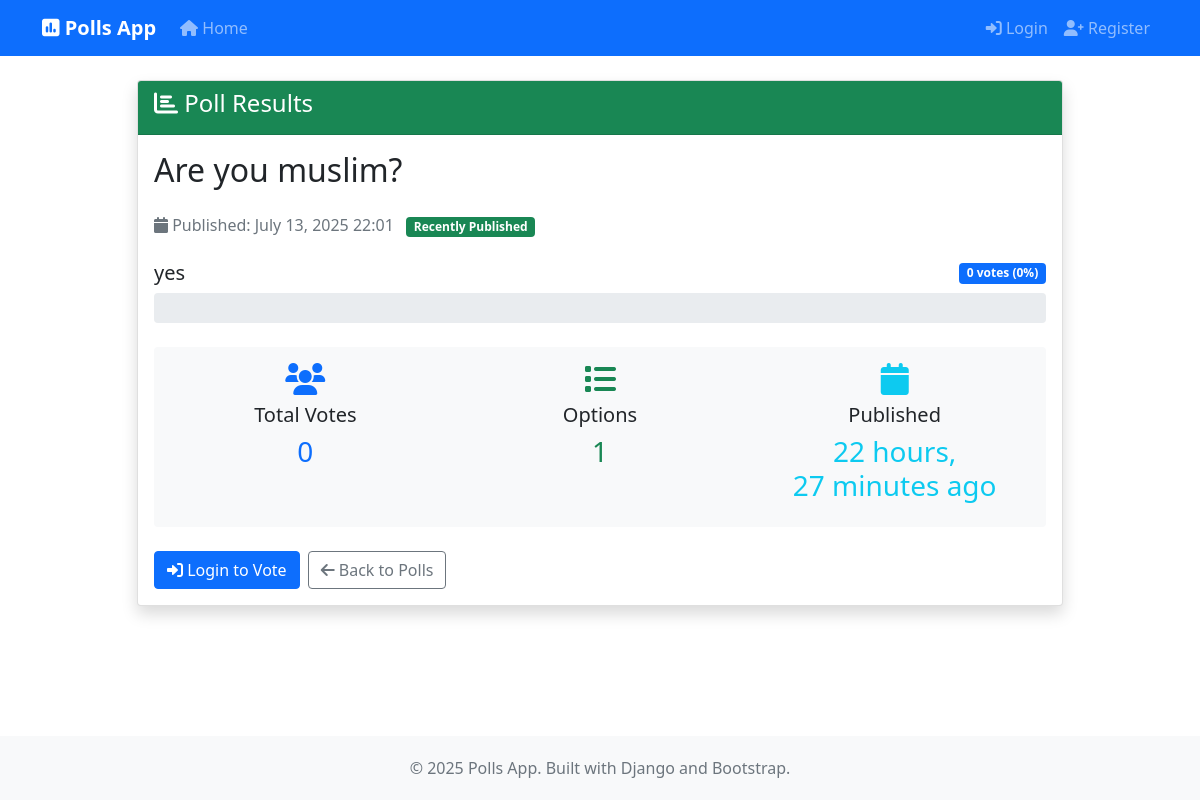
The app's page /results/1/ with its own data.
### home_polls/models.py (models this page shows, shortened)
class Question(models.Model):
    question_text = models.CharField(max_length=200)
    pub_date = models.DateTimeField('date published')
    created_by = models.ForeignKey(User, on_delete=models.CASCADE, null=True, blank=True, related_name='created_questions')
    is_active = models.BooleanField(default=True)
    def published_recently(self):
        now = timezone.now()
        return now - timezone.timedelta(days=1) <= self.pub_date <= now
    class Meta:
        ordering = ['-pub_date']

class Choice(models.Model):
    question = models.ForeignKey(Question, on_delete=models.CASCADE)
    choice_text = models.CharField(max_length=200)
    votes = models.IntegerField(default=0)
    class Meta:
        ordering = ['choice_text']

### home_polls/views.py (the view)
# urls.py: path('results/<int:question_id>/', views.results, name='results'),
def results(request, question_id):
    question = get_object_or_404(Question, pk=question_id)
    return render(request, 'home_polls/results.html', {'question': question})

### home_polls/templates/home_polls/results.html (shortened to what this page needs)
{% extends 'base.html' %}
{% block content %}
<div class="row justify-content-center">
    <div class="col-md-10">
        <div class="card shadow">
            <div class="card-header bg-success text-white">
                <h4><i class="fas fa-chart-bar"></i> Poll Results</h4>
            </div>
            <div class="card-body">
                <h2 class="mb-4">{{ question.question_text }}</h2>
                <div class="mb-4">
                    <p class="text-muted">
                        <i class="fas fa-calendar"></i> Published: {{ question.pub_date|date:"F d, Y H:i" }}
                        {% if question.published_recently %}
                            <span class="badge bg-success ms-2">Recently Published</span>
                        {% endif %}
                    </p>
                </div>
                {% if question.choice_set.all %}
                    {% with total_votes=0 %}
                        {% for choice in question.choice_set.all %}
                            <div class="mb-4">
                                <div class="d-flex justify-content-between align-items-center mb-2">
                                    <h5 class="mb-0">{{ choice.choice_text }}</h5>
                                    <span class="badge bg-primary">
                                        {{ choice.votes }} vote{{ choice.votes|pluralize }}
                                        {% if total_votes > 0 %}
                                            ({% widthratio choice.votes total_votes 100 %}%)
                                        {% else %}
                                            (0%)
                                        {% endif %}
                                    </span>
                                </div>
                                <div class="progress" style="height: 30px;">
                                    {% if total_votes > 0 %}
                                        {% widthratio choice.votes total_votes 100 as percentage %}
                                    {% else %}
                                        {% with percentage=0 %}
                                        {% endwith %}
                                    {% endif %}
                                </div>
                            </div>
                        {% endfor %}
                        <div class="mt-4 p-3 bg-light rounded">
                            <div class="row text-center">
                                <div class="col-md-4">
                                    <i class="fas fa-users fa-2x text-primary mb-2"></i>
                                    <h5>Total Votes</h5>
                                    <h3 class="text-primary">{{ total_votes }}</h3>
                                </div>
                                <div class="col-md-4">
                                    <i class="fas fa-list fa-2x text-success mb-2"></i>
                                    <h5>Options</h5>
                                    <h3 class="text-success">{{ question.choice_set.count }}</h3>
                                </div>
                                <div class="col-md-4">
                                    <i class="fas fa-calendar fa-2x text-info mb-2"></i>
                                    <h5>Published</h5>
                                    <h3 class="text-info">{{ question.pub_date|timesince }} ago</h3>
                                </div>
                            </div>
                        </div>
                    {% endwith %}
                {% else %}
                    <div class="alert alert-warning text-center">
                        <i class="fas fa-exclamation-triangle fa-2x mb-3"></i>
                        <h5>No voting options available for this poll.</h5>
                    </div>
                {% endif %}
                <div class="d-flex gap-2 mt-4">
                    {% if user.is_authenticated %}
                        <a href="{% url 'home_polls:detail' question.id %}" class="btn btn-primary">
                            <i class="fas fa-vote-yea"></i> Vote Again
                        </a>
                    {% else %}
                        <a href="{% url 'account_login' %}?next={% url 'home_polls:detail' question.id %}" class="btn btn-primary">
                            <i class="fas fa-sign-in-alt"></i> Login to Vote
                        </a>
                    {% endif %}
                    <a href="{% url 'home_polls:home' %}" class="btn btn-outline-secondary">
                        <i class="fas fa-arrow-left"></i> Back to Polls
                    </a>
                </div>
            </div>
        </div>
    </div>
</div>
{% endblock %}

### accounts/templates/base.html (shortened to what this page needs)
<!DOCTYPE html>
<html lang="en">
<head>
    <link href="https://cdn.jsdelivr.net/npm/bootstrap@5.1.3/dist/css/bootstrap.min.css" rel="stylesheet">
    <link href="https://cdnjs.cloudflare.com/ajax/libs/font-awesome/6.0.0/css/all.min.css" rel="stylesheet">
</head>
<body>
    <nav class="navbar navbar-expand-lg navbar-dark bg-primary">
        <div class="container">
            <a class="navbar-brand" href="{% url 'home_polls:home' %}">
                <i class="fas fa-poll"></i> Polls App
            </a>
            <div class="collapse navbar-collapse" id="navbarNav">
                <ul class="navbar-nav me-auto">
                    <li class="nav-item">
                        <a class="nav-link" href="{% url 'home_polls:home' %}">
                            <i class="fas fa-home"></i> Home
                        </a>
                    </li>
                </ul>
                <ul class="navbar-nav">
                    {% if user.is_authenticated %}
                        <li class="nav-item dropdown">
                            <a class="nav-link dropdown-toggle" href="#" id="userDropdown" role="button" data-bs-toggle="dropdown">
                                <i class="fas fa-user"></i>
                                {{ user.first_name|default:user.username }}
                                <span class="badge bg-secondary user-role-badge ms-1">
                                    {{ user.profile.get_role_display }}
                                </span>
                            </a>
                            <ul class="dropdown-menu">
                                <li><a class="dropdown-item" href="{% url 'accounts:profile' %}">
                                    <i class="fas fa-user-circle"></i> Profile
                                </a></li>
                                <li><a class="dropdown-item" href="{% url 'accounts:profile_edit' %}">
                                    <i class="fas fa-edit"></i> Edit Profile
                                </a></li>
                                <li><a class="dropdown-item" href="{% url 'socialaccount_connections' %}">
                                    <i class="fas fa-share-alt"></i> Social Accounts
                                </a></li>
                                <li><hr class="dropdown-divider"></li>
                                <li><a class="dropdown-item" href="{% url 'account_logout' %}">
                                    <i class="fas fa-sign-out-alt"></i> Logout
                                </a></li>
                            </ul>
                        </li>
                    {% else %}
                        <li class="nav-item">
                            <a class="nav-link" href="{% url 'account_login' %}">
                                <i class="fas fa-sign-in-alt"></i> Login
                            </a>
                        </li>
                        <li class="nav-item">
                            <a class="nav-link" href="{% url 'account_signup' %}">
                                <i class="fas fa-user-plus"></i> Register
                            </a>
                        </li>
                    {% endif %}
                </ul>
            </div>
        </div>
    </nav>
    <div class="container-main">
        <div class="container my-4">
            {% block content %}
            {% endblock %}
        </div>
    </div>
    <footer class="footer bg-light text-center">
        <div class="container">
            <span class="text-muted">
                © 2025 Polls App. Built with Django and Bootstrap.
            </span>
        </div>
    </footer>
</body>
</html>

### accounts/templates/base.html (style rules this page uses)
.navbar-brand { font-weight: bold; }
.footer { background-color: #f8f9fa; padding: 20px 0; margin-top: auto; }
body { display: flex; flex-direction: column; min-height: 100vh; }
.container-main { flex: 1; }

### records on screen
Question: question_text "Are you muslim?", pub_date "July 13, 2025 22:01", choice_set.count "1", pub_date "22 hours, 27 minutes"
Choice: choice_text "yes", votes "0"

### other values on screen
{{ total_votes }} "0"
